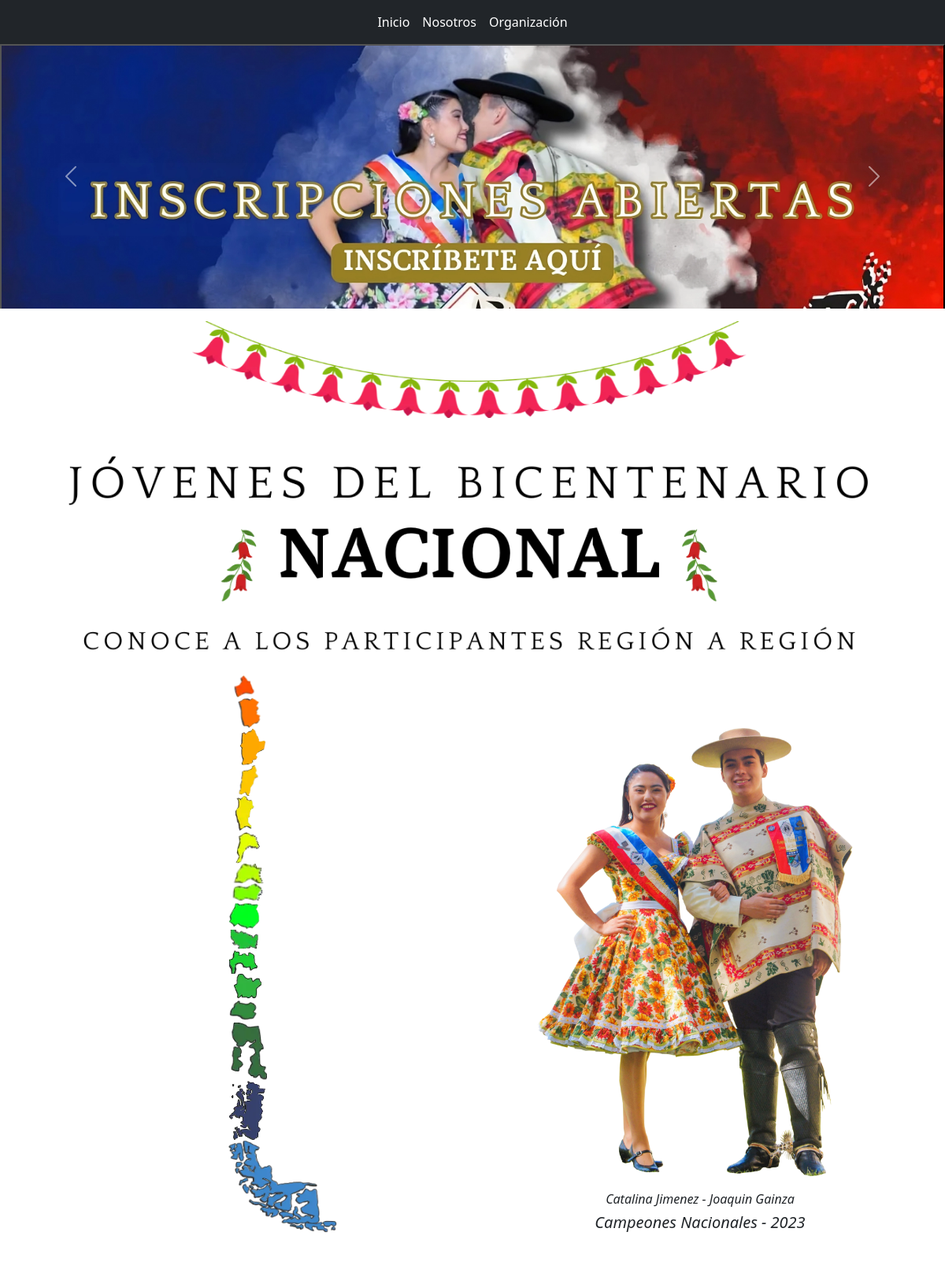
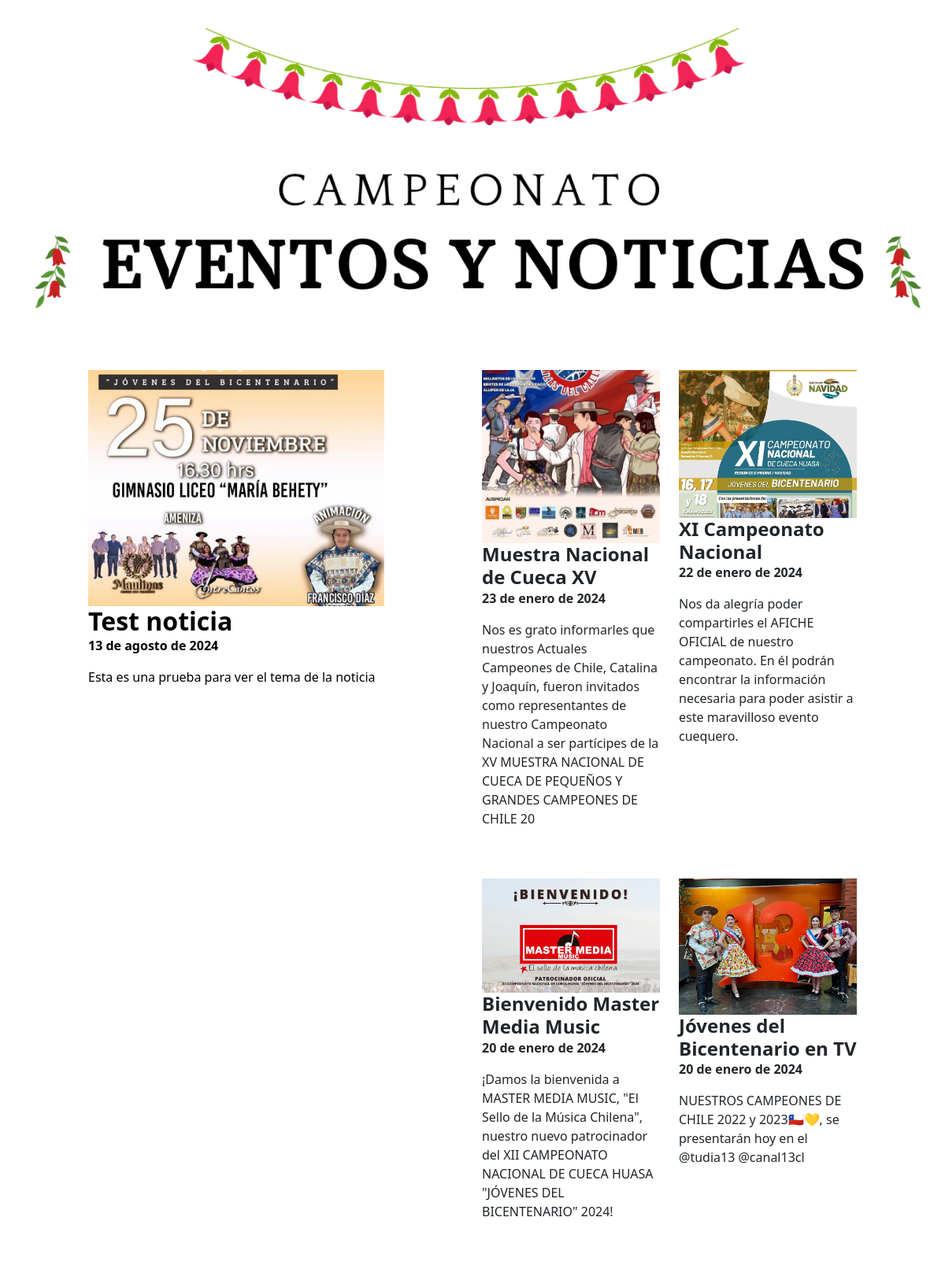
The page / (upper part) on the database its author committed (2 pictures, top to bottom).
### web/models.py (models this page shows, shortened)
class Regiones(models.Model):
    nombreRegion = models.CharField(max_length=50, null=True)
    nombreCompletoDelegado = models.CharField(max_length=100, null=True)
    correoDelegado = models.CharField(max_length=150, null=True, blank=True)
    fotoDelegado = models.ImageField(upload_to="images", null=True, blank=True)
    nombreCompletoCompetidor = models.CharField(max_length=100, null=True, blank=True, default="")
    fotoCompetidor = models.ImageField(upload_to="images", null=True, blank=True)
    nombreCompletoCompetidora = models.CharField(max_length=100, null=True, blank=True, default="")
    fotoCompetidora = models.ImageField(upload_to="images", null=True, blank=True)
    imagenRegion = models.ImageField(upload_to="images", null=True)
    votos = models.IntegerField(default=0)
    class Meta:
        db_table = 'Regiones'

class Campeones(models.Model):
    nombre_pareja = models.CharField(max_length=100, null=True)
    anno_campeon = models.CharField(max_length=5, null=True)
    foto_campeones = models.ImageField(upload_to="images", null=True)
    class Meta:
        db_table = 'Campeones'

class Noticia(models.Model):
    titulo = models.CharField(max_length=30, null=True)
    fecha = models.DateField(auto_now_add=True, null=True)
    descripcion = models.CharField(max_length=250, null=True)
    textoNoticia1 = models.CharField(max_length=1250, null=True)
    textoNoticia2 = models.CharField(max_length=1450, null=True, blank=True)
    imagenPreview = models.ImageField(upload_to="images", null=True, blank=True)
    imagenPrincipal = models.ImageField(upload_to="images", null=True, blank=True)
    imagenSecundaria = models.ImageField(upload_to="images", null=True, blank=True)
    class Meta:
        db_table = 'Noticia'

### web/views.py (the view, shortened to what this page needs)
# urls.py: 2. Add a URL to urlpatterns:  path('', views.home, name='home')
def home(request):
    regiones = Region.objects.all()
    first_noticia = Noticia.objects.last()
    old_noticia = Noticia.objects.all().order_by('-id')[1:5]
    info_regiones = Regiones.objects.all()[0:15]
    info_region_magallanes = Regiones.objects.filter(id=16)
    en_vivo = EnVivos.objects.first()
    resultados_votos = Regiones.objects.all().order_by('-votos')[0:3]
    last_campeones = Campeones.objects.last()
    bloque_votacion = BloqueVotaciones.objects.first()
    if request.method == "POST" and 'region_id' in request.method == 'POST':
        form = VotacionForm(request.POST)
        if form.is_valid():
            region_id = form.cleaned_data['region_id']
            region_nombre = Regiones.objects.get(pk=region_id).nombreRegion
            region = Regiones.objects.get(pk=region_id)
            user_ip = request.META.get('REMOTE_ADDR')
            if 'voto_realizado' in request.COOKIES:
                messages.warning(request, "Ya has votado por una región.")
            else:
                region.votos += 1
                region.save()
                Votaciones.objects.create(ip=user_ip, nombreRegion=region)
                response = redirect('home')
                response.set_cookie('voto_realizado', 'true', max_age=3600)  # Establece una cookie válida por 1 hora
                messages.success(request, "Tu voto por " + region_nombre + " ha sido añadido correctamente.")
                return response
    else:
        form = VotacionForm()
    if request.headers.get('x-requested-with') == 'XMLHttpRequest':
        data = list(resultados_votos.values('nombreRegion', 'nombreCompletoCompetidora', 'nombreCompletoCompetidor','votos','fotoCompetidora', 'fotoCompetidor'))
        return JsonResponse({'resultados_votos': data})
    return render(request, 'web/index.html',{
        'first_noticia': first_noticia,
        'old_noticia': old_noticia,
        'info_regiones': info_regiones,
        'info_region_magallanes': info_region_magallanes,
        'en_vivo': en_vivo,
        'form': form,
        'resultados_votos': resultados_votos,
        'last_campeones': last_campeones,
        'bloque_votacion' : bloque_votacion,
        'regiones': regiones
    })

### web/templates/web/index.html (shortened to what this page needs)
{% extends 'web/base.html' %}
{% load static %}
{% block contenido_body %}
        <section>
          <div>
            <div class="contenedor-carrusel row ">
              <div id="carouselExampleAutoplaying" class="carousel slide ps-0 pe-0" data-bs-ride="carousel">
                <div class="carousel-inner">
                  <div class="carousel-item active">
                    <button class="px-0 mx-0 py-0 my-0" data-bs-toggle="modal" data-bs-target="#exampleModal">
                      <img src="{% static 'web/img/banner_inscripcion.webp' %}" class="d-block w-100" alt="...">
                    </button>
                  </div>
                </div>
                <button class="carousel-control-prev" type="button" data-bs-target="#carouselExampleAutoplaying" data-bs-slide="prev">
                  <span class="carousel-control-prev-icon" aria-hidden="true"></span>
                </button>
                <button class="carousel-control-next" type="button" data-bs-target="#carouselExampleAutoplaying" data-bs-slide="next">
                  <span class="carousel-control-next-icon" aria-hidden="true"></span>
                </button>
              </div>
            </div>
          </div>
        </section>
        <div class="row mt-3">
            <div class="col text-center">
              <img class="img-fluid " src="{% static 'web/img/banner_titulo_campeonato.png' %}" alt="titulo-camp">
            </div>
        </div>
        <section class="container">
         <div class="row d-flex justify-content-center align-items-center">
            <div id="pais_chile" class="col-md-6">
                {% for info_regiones in info_regiones %}
                <a class="row justify-content-center align-items-center animacion_region text-center">
                    <img id="arica" class=" region img-fluid" src="{{ info_regiones.imagenRegion.url }}" alt="arica"  data-bs-toggle="modal" data-bs-target="#miModal{{info_regiones.pk}}">
                </a>
                {% endfor %}
                {% for info_region_magallanes in info_region_magallanes %}
                <a class="row justify-content-center align-items-center animacion_region text-center">
                    <img id="magallanes" class="region img-fluid" src="{{ info_region_magallanes.imagenRegion.url }}" alt="magallanes"  data-bs-toggle="modal" data-bs-target="#miModalMagallanes{{info_region_magallanes.pk}}">
                </a>
                {% endfor %}
            </div>
            <div id="col-pareja-card" class="col-xs-12 col-md-6 mt-5">
              <div id="cuequeros" class="text-center">
                <img class="img-fluid w-75" src="{{last_campeones.foto_campeones.url}}" alt="">
                <div class="ms-2 mt-3">
                  <h6 class="fst-italic">{{last_campeones.nombre_pareja}}</h6>
                  <h5 class="fst-italic">Campeones Nacionales - {{last_campeones.anno_campeon}}</h5>
                </div>
              </div>
            </div>
         </div>
        </section>
         <div class="row mt-5 pt-4 mb-3">
             <div class="contenedor-titulo h-auto d-inline-block ">
               <div class="col text-center">
                 <img class="img-fluid " src="{% static 'web/img/eventos_campeonato.webp' %}" alt="event-camp">
               </div>
             </div>
         </div>
        <div class="row d-flex justify-content-evenly">
            <a class="text-decoration-none text-black col-md-4 noticia mt-5 ">
                <img class="img-fluid" src="{{ first_noticia.imagenPreview.url }}" alt="pareja1">
                <h2 class="fw-bold m-0">{{first_noticia.titulo}}</h2>
                <p class="fw-bold">{{first_noticia.fecha}}</p>
                <p>{{first_noticia.descripcion}}</p>
            </a>
            <div class="col-sm-12 col-md-5">
              <div class="row">
                {% for news in old_noticia %}
                <div class="col-md-6 noticia mt-5">
                  <img class="img-fluid old_news" src="{{ news.imagenPreview.url }}" alt="pareja1">
                  <h4 class="fw-bold m-0">{{news.titulo}}</h4>
                  <p class="fw-bold">{{news.fecha}}</p>
                  <div class=" d-flex flex-nowrap">
                    <p>{{news.descripcion}}</p>
                  </div>
                </div>
                {% endfor %}
              </div>
            </div>
        </div>
{% endblock %}

### web/templates/web/base.html (shortened to what this page needs)
{% load static %}
<!DOCTYPE html>
<html lang="en">
<head>
    <link href="https://cdn.jsdelivr.net/npm/bootstrap@5.3.0-alpha3/dist/css/bootstrap.min.css" rel="stylesheet">
    <link rel="stylesheet" href="{% static 'web/css/style.css' %}">
</head>
<body>
    <div class="container-fluid">
        <section class="row ">
          <nav class="navbar navbar-expand-md bg-dark ">
            <div id="navbar_mq" class="container-fluid ">
              <div class="contenedor_navbar collapse navbar-collapse" id="navbarNavAltMarkup">
                <div class="navbar-nav d-flex mx-auto ">
                  <a class="nav-link text-white fw-medium" aria-current="page" href="{% url 'home' %}">Inicio</a>
                  <a class="nav-link text-white fw-medium" href="#">Nosotros</a>
                  <a class="nav-link text-white fw-medium" href="#">Organización</a>
                </div>
              </div>
            </div>
          </nav>
        </section>
        {% block contenido_body %}
        {% endblock %}
    </div>
  </body>
</html>

### web/static/web/css/style.css (style rules this page uses)
body { background-color: rgb(255, 255, 255); }
#arica { width: 4.5rem; }
#carouselExampleAutoplaying .carousel-item { object-fit: cover; object-position: center; height: 28vw; }
#magallanes { width: 11rem; margin-left: 6rem; }
.animacion_region img { transition: all 300ms ease; }
@media (min-width:768px) { .old_news { width: 250px; } }

### rows shown on the page
Regiones: imagenRegion (picture)
Regiones: imagenRegion (picture)
Regiones: imagenRegion (picture)
Regiones: imagenRegion (picture)
Regiones: imagenRegion (picture)
Regiones: imagenRegion (picture)
Regiones: imagenRegion (picture)
Regiones: imagenRegion (picture)
Regiones: imagenRegion (picture)
Regiones: imagenRegion (picture)
Regiones: imagenRegion (picture)
Regiones: imagenRegion (picture)
Regiones: imagenRegion (picture)
Regiones: imagenRegion (picture)
Regiones: imagenRegion (picture)
Regiones: imagenRegion (picture)
Campeones: foto_campeones (picture), nombre_pareja "Catalina Jimenez - Joaquin Gainza", anno_campeon "2023"
Noticia: imagenPreview (picture), titulo "Test noticia", fecha "13 de agosto de 2024", descripcion "Esta es una prueba para ver el tema de la noticia"
Noticia: imagenPreview (picture), titulo "Muestra Nacional de Cueca XV", fecha "23 de enero de 2024", descripcion "Nos es grato informarles que nuestros Actuales Campeones de Chile, Catalina y Joaquín, fueron invitados como representantes de nuestro Campeonato Nacional a ser partícipes de la XV MUESTRA NACIONAL DE CUECA DE PEQUEÑOS Y GRANDES CAMPEONES DE CHILE 20"
Noticia: imagenPreview (picture), titulo "XI Campeonato Nacional", fecha "22 de enero de 2024", descripcion "Nos da alegría poder compartirles el AFICHE OFICIAL de nuestro campeonato. En él podrán encontrar la información necesaria para poder asistir a este maravilloso evento cuequero."
Noticia: imagenPreview (picture), titulo "Bienvenido Master Media Music", fecha "20 de enero de 2024", descripcion "¡Damos la bienvenida a MASTER MEDIA MUSIC, \"El Sello de la Música Chilena\", nuestro nuevo patrocinador del XII CAMPEONATO NACIONAL DE CUECA HUASA \"JÓVENES DEL BICENTENARIO\" 2024!"
Noticia: imagenPreview (picture), titulo "Jóvenes del Bicentenario en TV", fecha "20 de enero de 2024", descripcion "NUESTROS CAMPEONES DE CHILE 2022 y 2023🇨🇱💛, se presentarán hoy en el @tudia13 @canal13cl"
